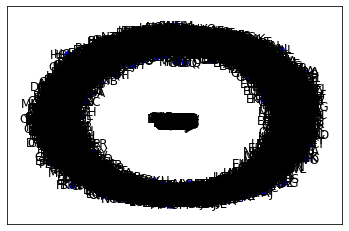

The script that drew this image:
import pandas as pd
import numpy as np
import networkx as nx 
import matplotlib.pyplot as plt

# Degree Centrality
G = pd.read_csv("E:/Data Science 18012022/Network Analysis/flight_hault.csv")
G = G.iloc[0:2000, 1:20] # as the data is huge taking only 2000  details #
G.info()

print(nx.info(G))

g = nx.Graph()
g = nx.from_pandas_edgelist(G, source = 'IATA_FAA', target = 'ICAO')

print(nx.info(g))
## Graph has 3440 Nodes and 2000 Edges

# Degree Centrality
d = nx.degree_centrality(g) 
print(d) 

pos = nx.spring_layout(g)
nx.draw_networkx(g, pos, node_size = 30, node_color = 'blue')

# closeness centrality
closeness = nx.closeness_centrality(g)
print(closeness)

## Betweeness Centrality 
b = nx.betweenness_centrality(g) 
print(b)

# cluster coefficient
cluster_coeff = nx.clustering(g)
print(cluster_coeff)

# Average clustering
cc = nx.average_clustering(g) 
print(cc)
